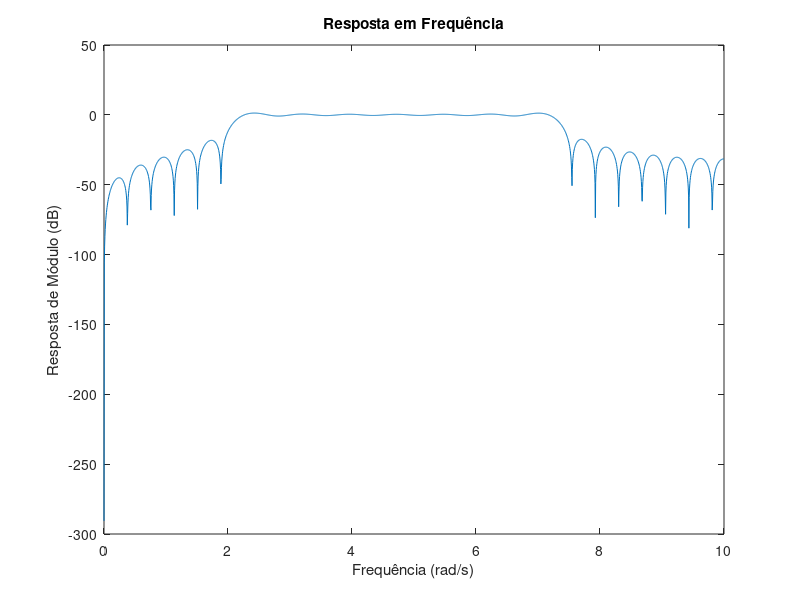
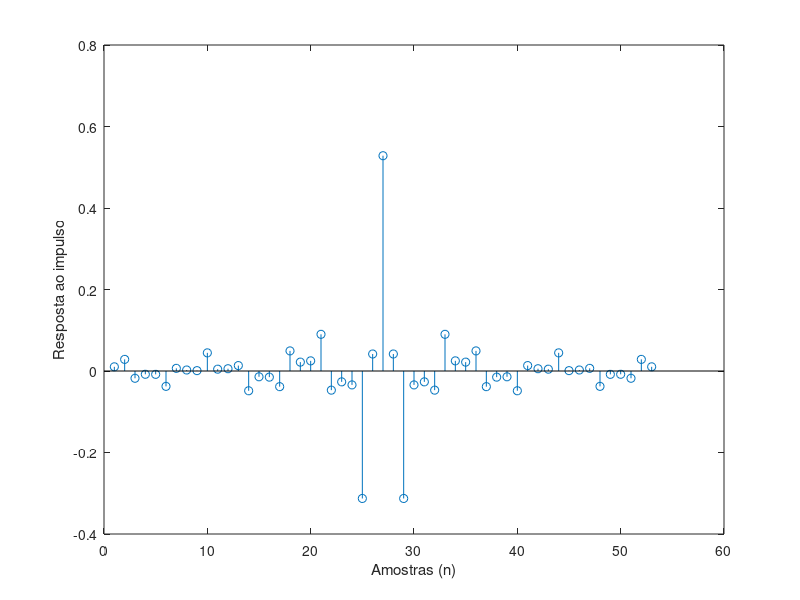

MATLAB code to generate these figures, in order:
clear all; close all; clc;

% Parâmetros do filtro passa-faixa
M = 52;           % Comprimento do filtro menos um
N = M + 1;        % Comprimento total do filtro
Omega_r1 = 2;     % Frequência de corte inferior da banda de rejeição
Omega_p1 = 3;     % Frequência de corte inferior da banda de passagem
Omega_p2 = 7;     % Frequência de corte superior da banda de passagem
Omega_r2 = 8;     % Frequência de corte superior da banda de rejeição
Omega_s = 20.0;   % Frequência de amostragem

% Calcular índices de truncamento
kp1 = floor(N * Omega_p1 / Omega_s);
kr1 = floor(N * Omega_r1 / Omega_s);
kp2 = floor(N * Omega_p2 / Omega_s);
kr2 = floor(N * Omega_r2 / Omega_s);

% Ajusta kp se a diferença entre kr e kp for maior do que 1
if (kr1 - kp1) > 1
    kp1 = kr1 - 1;
end

% Ajusta kp se a diferença entre kr e kp for maior do que 1
if (kr2 - kp2) > 1
    kp2 = kr2 - 1;
end

A = zeros(1, N);
A(kp1:kp2) = 1;

h = zeros(1, N);

k = 1:M/2;

for n = 0:M
    h(n+1) = A(1) + 2 * sum((-1).^k .* A(k+1) .* cos(pi * k * (1 + 2*n) / N));
end

h = h ./ N;

% Calcular resposta em frequência
[H, w] = freqz(h, 1, 2048, Omega_s);

% Plotar resposta em frequência
figure;
plot(w, 20*log10(abs(H)));
axis([0 10 -300 50]);
ylabel('Resposta de Módulo (dB)');
xlabel('Frequência (rad/s)');
title('Resposta em Frequência');

% Plotando a resposta ao impulso
figure(2)
stem(h)
ylabel('Resposta ao impulso')
xlabel('Amostras (n)')


